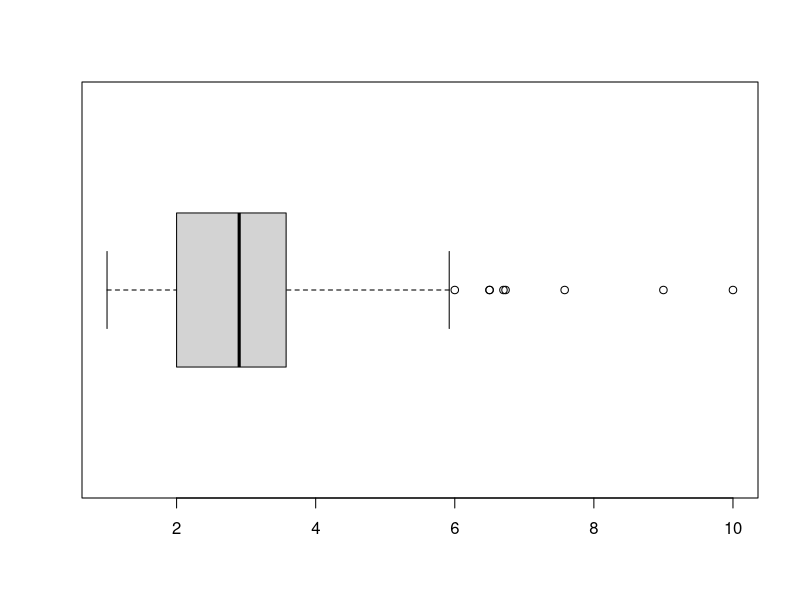
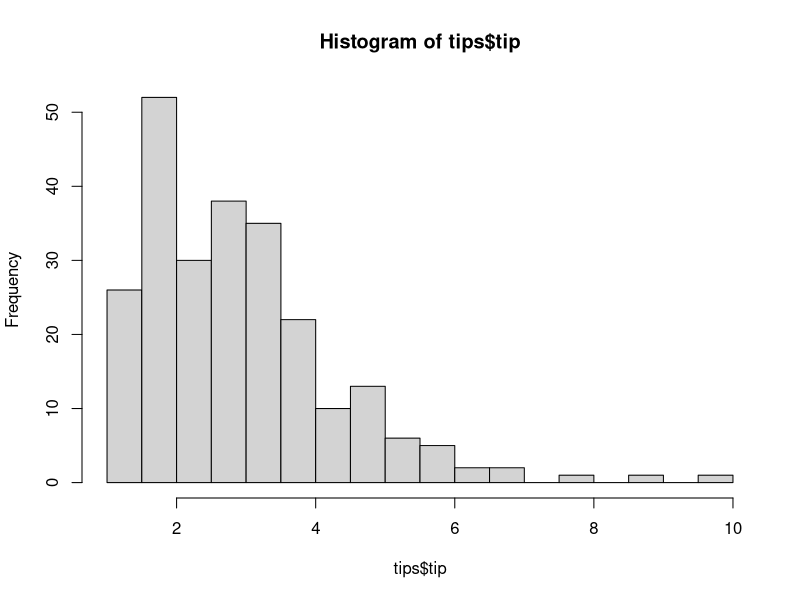
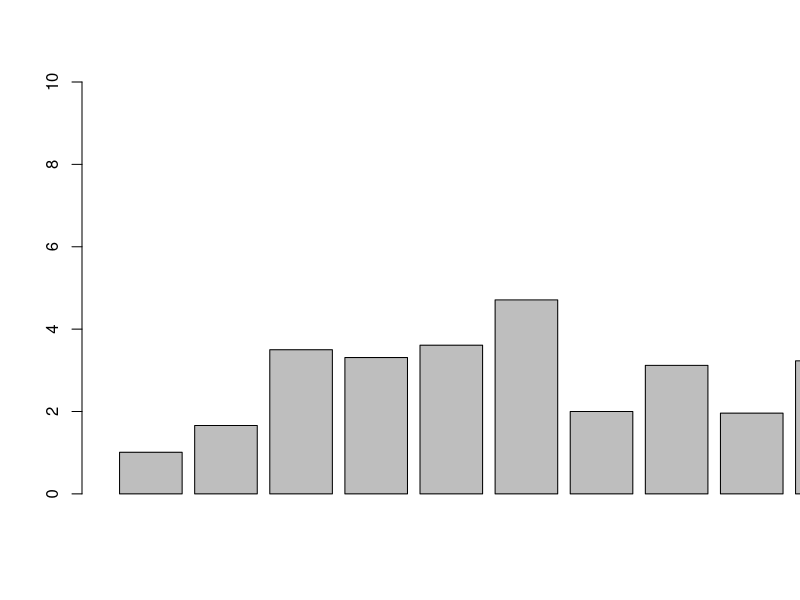
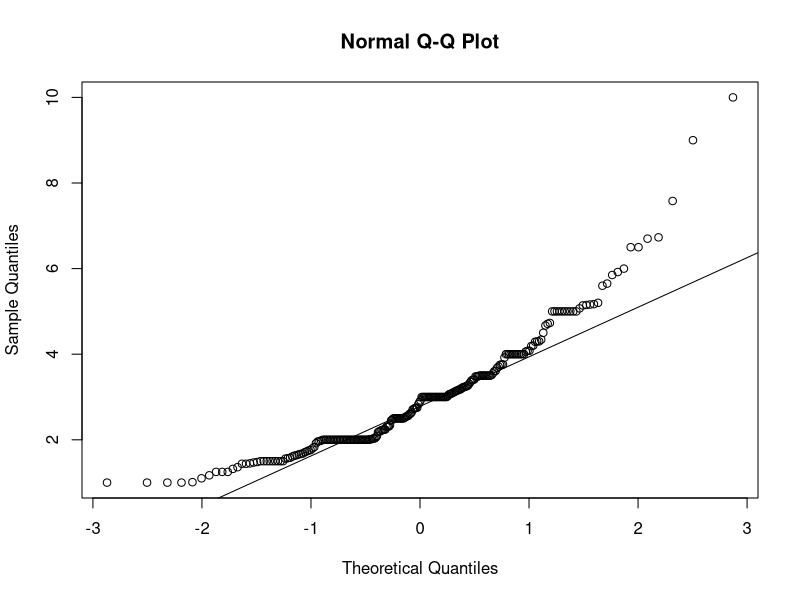
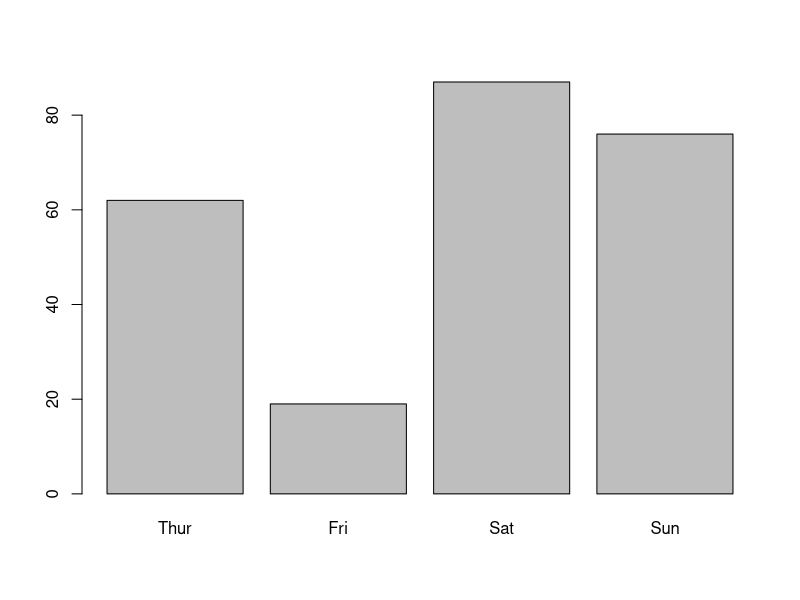
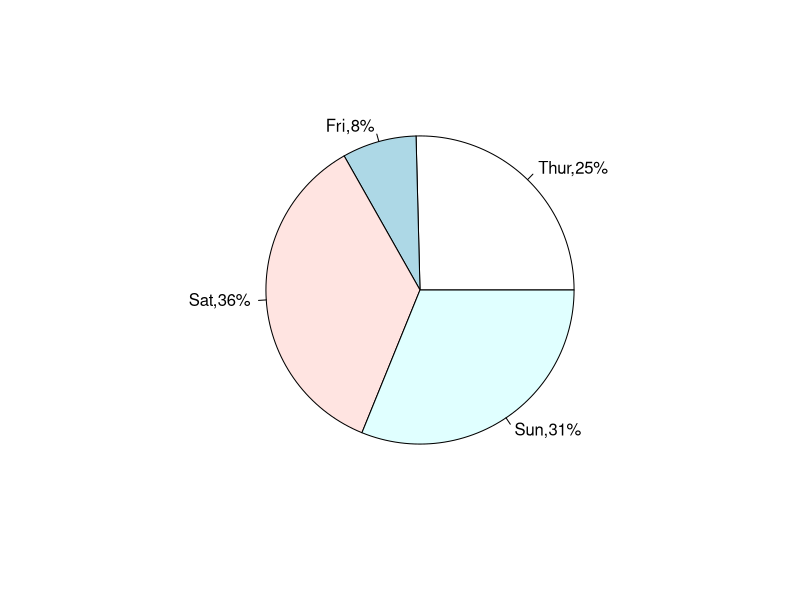
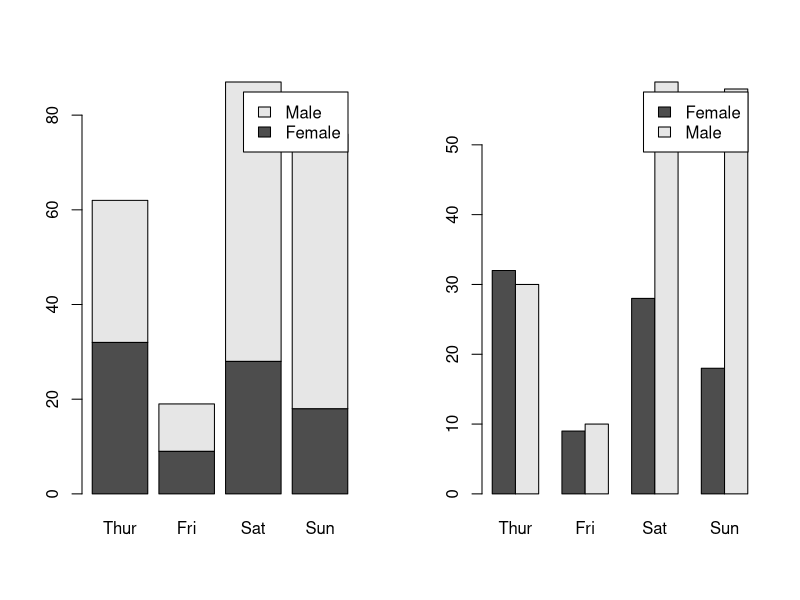
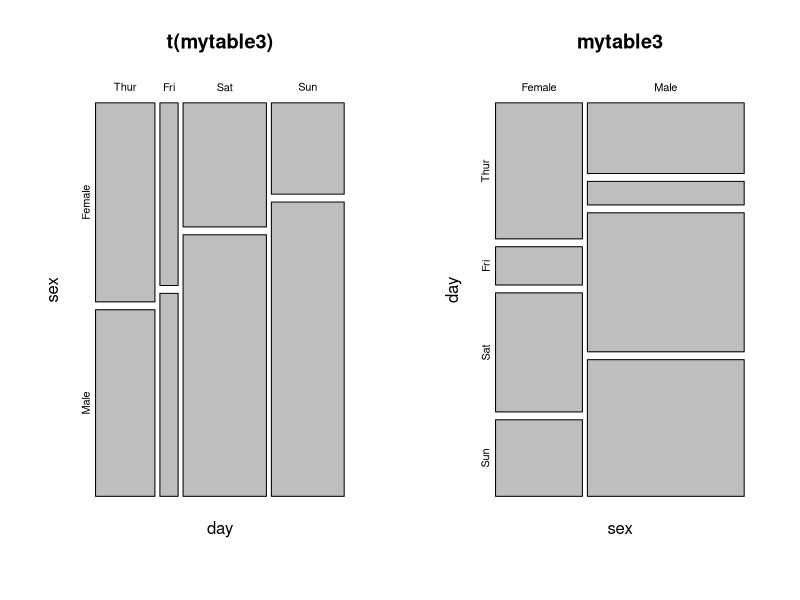

The R source for these figures, in order: (Note: this script raises an error after producing the figures.)

# First Chapter 
install.packages("reshape")
library("reshape")


tips <- tips
str(tips)
# 'data.frame':	244 obs. of  7 variables:
#   $ total_bill: num  17 10.3 21 23.7 24.6 ...
# $ tip       : num  1.01 1.66 3.5 3.31 3.61 4.71 2 3.12 1.96 3.23 ...
# $ sex       : Factor w/ 2 levels "Female","Male": 1 2 2 2 1 2 2 2 2 2 ...
# $ smoker    : Factor w/ 2 levels "No","Yes": 1 1 1 1 1 1 1 1 1 1 ...
# $ day       : Factor w/ 4 levels "Thur","Fri","Sat",..: 4 4 4 4 4 4 4 4 4 4 ...
# $ time      : Factor w/ 2 levels "Dinner","Lunch": 1 1 1 1 1 1 1 1 1 1 ...
# $ size      : Factor w/ 6 levels "1","2","3","4",..: 2 3 3 2 4 4 2 4 2 2 ...
  
summary(tips) #평균과 중간값 이런것을 계산 해주는거는 양적변수, 아닐경우 질적변수
# total_bill         tip             sex      smoker      day         time          size          size 
# Min.   : 3.07   Min.   : 1.000   Female: 87   No :151   Fri :19   Dinner:176   Min.   :1.00     1:  4
# 1st Qu.:13.35   1st Qu.: 2.000   Male  :157   Yes: 93   Sat :87   Lunch : 68   1st Qu.:2.00     2:156
# Median :17.80   Median : 2.900                          Sun :76                Median :2.00     3: 38
# Mean   :19.79   Mean   : 2.998                          Thur:62                Mean   :2.57     4: 37
# 3rd Qu.:24.13   3rd Qu.: 3.562                                                 3rd Qu.:3.00     5: 5
# Max.   :50.81   Max.   :10.000                                                 Max.   :6.00     6: 4
                                      
head(tips)
# total_bill  tip    sex smoker day   time size
# 1      16.99 1.01 Female     No Sun Dinner    2
# 2      10.34 1.66   Male     No Sun Dinner    3
# 3      21.01 3.50   Male     No Sun Dinner    3
# 4      23.68 3.31   Male     No Sun Dinner    2
# 5      24.59 3.61 Female     No Sun Dinner    4
# 6      25.29 4.71   Male     No Sun Dinner    4

#범주형 sex, smoker, day, time 
#양적 : tip, total_bill
str(tips)
#size의 경우 1~6의 숫자로 구성 => 범주형으로 보고싶다? 여기서 size는 온 사람들의 수.
#factor를 사용.
tips$size <- factor(tips$size)

# $ size      : Factor w/ 6 levels "1","2","3","4",..: 2 3 3 2 4 4 2 4 2 2 ...

tips2 <- tips
tips2$size  <- factor(tips2$size)


mean(tips2$tip)
median(tips2$tip)
tips2$tip[1] <- 100
median(tips2$tip) # 중위수는 Outlier가 있더라도 변화가 없다. 
mean(tips2$tip)

quantile(tips$tip)

#변동성 측도. 얼마나 퍼져있느냐?
#분산, 표준편차 ( PDF식 잘못됨 )   
mean(tips$tip)
var(tips$tip)
sd(tips$tip)   # x bar + - 2sd => 95%

#변동계수 : sd/x bar => 비율을 비교할 수 있는 것이다. 
#같은 sd라도 mean에 따라 크기의 비율이 다를 수 도있다.

#IQR -> boxplot 의 range Q3 - Q1 
IQR(tips$tip)
boxplot(tips$tip,horizontal = T)
hist(tips$tip,20)
barplot(tips$tip,xlim=c(0,10))
?barplot

#Q-Q plot 그래프를 이용한 정규성 확인 
qqnorm(tips$tip)
qqline(tips$tip)

# bar chart, pie chart
# table => 도수분표표로 만들어준다. 
# 원래는 가장 먼저 나오는 순서대로 factor생성(label) 
tips$day <- factor(tips$day,levels = c("Thur","Fri","Sat","Sun")) #levels 지정하여 목~일 로 출력되도록 변경.
unique(tips$day)
mytable <- table(tips$day)
# Fri  Sat  Sun Thur 
# 19   87   76   62 
barplot(table(tips$day))

# pi chart 
lbl <- paste(names(mytable),",",round(prop.table(mytable),2)*100,"%",sep = "")  #labels 이름 부여를 위한 작업.
pie(mytable, labels=lbl) # 간단한 모양에 라벨 추가.



#두개의 범주형 변수 자료의 요약
mytable2 <- xtabs(~sex+day,tips) #앞 종속, 뒤 설명. 카운트를 하려면 앞에 없이. 를~의 기준으로 
# ~ 앞에 없으면 카운트를 세서 준다. table형태로 출력.
#          day
# sex      Thur Fri Sat Sun
# Female   32   9  28  18
# Male     30  10  59  58

class(mytable2)
par(mfcol=c(1,2))

mytable2 <- addmargins(mytable2)
mytable3 <- xtabs(~sex+day,tips) 
barplot(mytable3,legend.text = c("Female","Male"))
barplot(mytable3,legend.text = c("Female","Male"),beside = T)

#더 많은 정보를 줄 수 있음.
mosaicplot(t(mytable3)) # 전치행렬.
mosaicplot(mytable3)

#범주형 변수와 양적 변수의 요약
boxplot(tip~day,data=tips, ylab="tips",xlab="day") #종속 tip 설명 day

#두 양적변수의 요약
plot(tip~total_bill,tips)
plot(tips$total_bill,tips$tip)
cor(tips$tip,tips$total_bill)

DF <- read.csv("movie_MBA2.csv",stringsAsFactors = F)
head(DF,3)
View(DF)
str(DF)

# 'data.frame':	227 obs. of  11 variables:
#   $ title       : chr  "다크아워" "원더풀 라디오" "밀레니엄 : 여자를 증오한 남자들" "장화신은 고양이" ...
# $ release_date: chr  "2012-01-05" "2012-01-05" "2012-01-11" "2012-01-12" ...
# $ week1_sales : num  1.17e+09 3.99e+09 2.20e+09 7.75e+09 7.37e+08 ...
# $ week1_seen  : int  142322 541314 281785 883384 104258 183724 916902 335960 209516 1239057 ...
# $ nation      : chr  "미국" "한국" "미국" "미국" ...
# $ production  : chr  "" "(주)영화사아이비젼,(주)기안컬처테인먼트" "" "" ...
# $ distributor : chr  "이십세기폭스코리아(주)" "쇼박스㈜미디어플렉스" "한국소니픽쳐스릴리징브에나비스타영화㈜" "씨제이이앤엠 주식회사" ...
# $ rating      : chr  "12세이상관람가" "15세이상관람가" "청소년관람불가" "전체관람가" ...
# $ genre       : chr  "액션/어드벤쳐" "드라마" "스릴러/공포" "애니메이션" ...
# $ total_seen  : int  162704 986287 443855 2080445 206344 276334 3459864 467697 283449 4058225 ...
# $ total_sales : num  1.32e+09 7.26e+09 3.50e+09 1.76e+10 1.44e+09 ...

boxplot(DF$total_seen)
unique(DF$rating)
agratingSeen <- aggregate(total_seen~rating,data = DF,mean)
agratingSeen
# rating total_seen
# 1 12세이상관람가  1774489.7
# 2 15세이상관람가  2095732.6
# 3     전체관람가   638541.3
# 4 청소년관람불가  1015156.6

barplot(agratingSeen[,2],names.arg = agratingSeen[,1],legend.text = "관객수",main = "등급에 따른 관객수")


agratingSale <- aggregate(total_sales~rating,data = DF,mean)
# rating total_sales
# 1 12세이상관람가 13595065509
# 2 15세이상관람가 15129767237
# 3     전체관람가  4716789617
# 4 청소년관람불가  7651462719
barplot(agratingSale[,2],names.arg = agratingSale[,1],legend.text = "수익",main = "등급에 따른 수익")
class(agratingSale)


boxplot(total_seen~rating,data=DF, ylab="CNT",xlab="rating")
range(DF$total_seen)


tableOfRating <- table(DF$rating)
tableOfRating
barplot(tableOfRating,ylab="CNT",xlab="Rating")
pie(tableOfRating)
lbl2 <- paste(names(tableOfRating),",",round(prop.table(tableOfRating)* 100,2) ,"%",sep="")
pie(tableOfRating,labels = lbl2)



### 교수님 자료
summary(DF$total_seen)
boxplot(DF$total_seen,horizontal = T)
hist(DF$total_seen,20)
par(las=2,mar=c(10,5,5,5))
?par
boxplot(total_seen~rating,DF)

library("plyr")
msales <- ddply(DF,~rating,summarize,mean_sales=mean(total_sales))
class(msales)
barplot(msales[,2],names.arg = msales[,1])

tab <- xtabs(~genre+rating,DF)  # cross table
#                 rating
# genre           12세이상관람가 15세이상관람가 전체관람가 청소년관람불가
# 가족                       1              0          1              0
# 기타                       3              3          2              2
# 드라마                     8             20          2              6
# 멜로/로맨스                4              5          0              5
# 미스터리/범죄              1              9          0              6
# 스릴러/공포                0             10          0              6
# 애니메이션                 2              0         39              0
# 액션/어드벤쳐             19             33          3             14
# 코미디                     5             14          1              3
class(tab)
mosaicplot(tab,cex.axis = 1.0)
mosaicplot(t(tab),cex.axis = 1.0)
?mosaicplot
